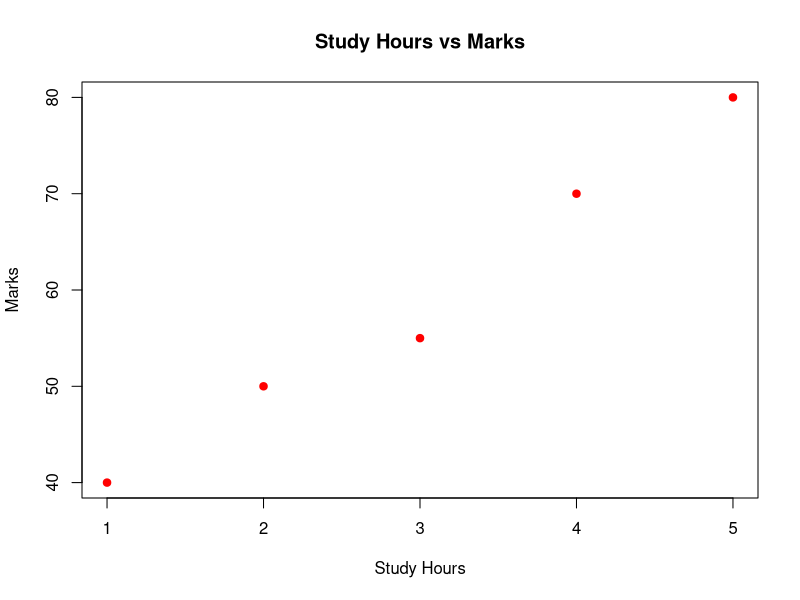

Generate this figure with R:
hours <- c(1, 2, 3, 4, 5)
marks <- c(40, 50, 55, 70, 80)

plot(hours, marks,
     main = "Study Hours vs Marks",
     xlab = "Study Hours",
     ylab = "Marks",
     col = "red",
     pch = 19)
